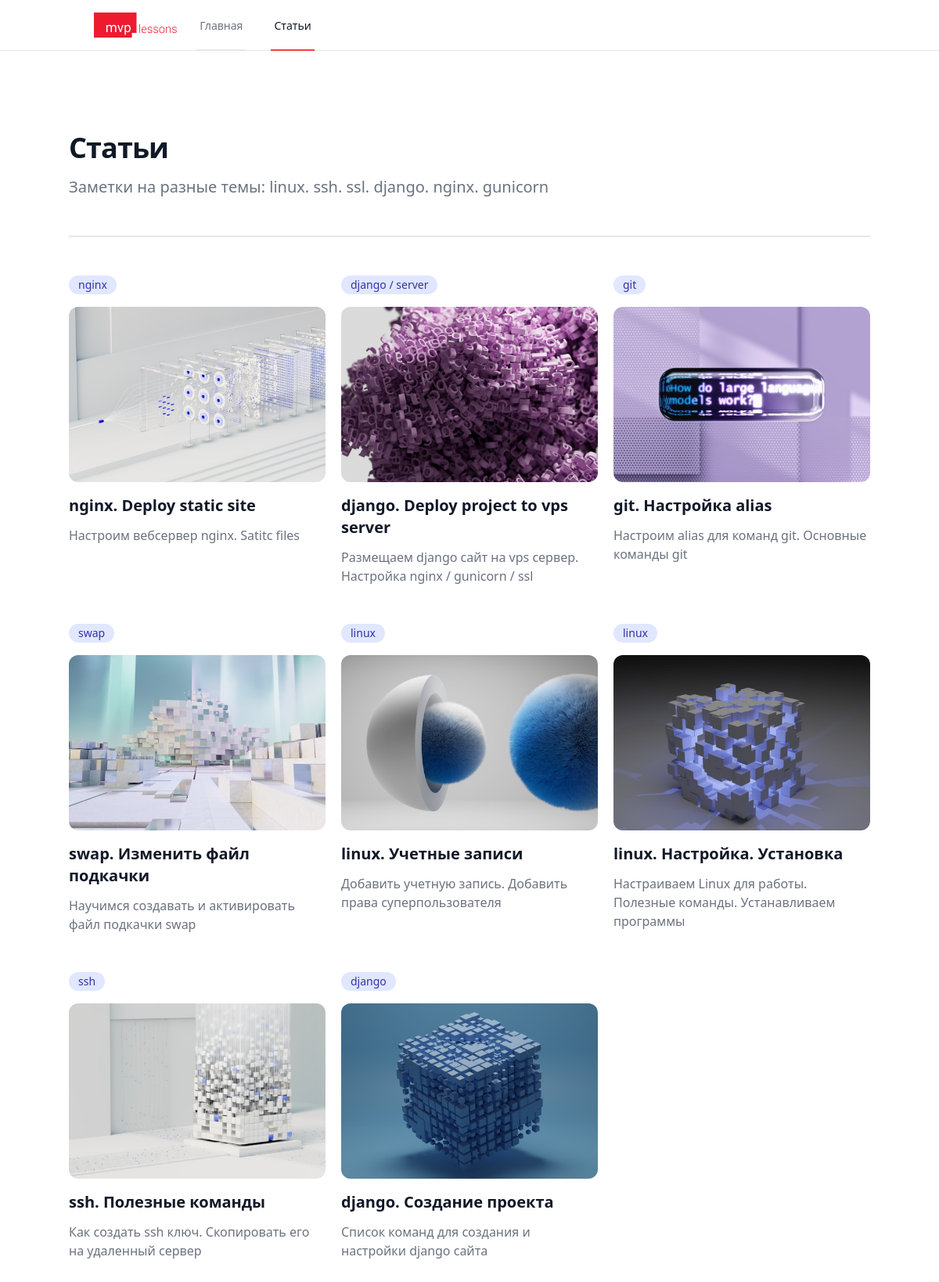
The app's page /articles/ with its own data.
### mvpcode/models.py (models this page shows, shortened)
class Article(models.Model):
    rubric = models.CharField(max_length=255, verbose_name='Рубрика')
    title = models.CharField(max_length=255, verbose_name='Заголовок')
    slug = models.SlugField(max_length=255, unique=True, db_index=True, verbose_name='slug')
    cover_photo = models.ImageField(upload_to='photos/articles/')
    article_head_photo = models.ImageField(upload_to='photos/articles/')
    short = models.TextField(blank=True, verbose_name='Короткое описание')
    text = models.TextField(blank=True, verbose_name='Текст')
    sort = models.CharField(max_length=4, blank=True, verbose_name='Сортировка')
    time_create = models.DateTimeField(auto_now_add=True, verbose_name='Создание')
    time_update = models.DateTimeField(auto_now=True, verbose_name='Обновлено')
    is_published = models.BooleanField(default=True, verbose_name='Опубликован')
    catarticle = models.ForeignKey('Categoryarticle', on_delete=models.PROTECT)
    class Meta:
        verbose_name = 'Статья'
        verbose_name_plural = 'Статьи'
        ordering = ['time_create', 'title']

### mvpcode/views.py (the view)
# urls.py: path('articles/', ArticlesView.as_view(), name='articles'),
class ArticlesView(ListView):
    template_name = 'mvpcode/articles.html'
    context_object_name = 'all_content'
    def get_queryset(self):
        alrticles = Article.objects.filter(is_published=True).order_by('-time_create')
        all_content = list(chain(alrticles))
        return all_content
    def get_context_data(self, **kwargs):
        context = super().get_context_data(**kwargs)
        context['alrticles'] = [content for content in context['all_content'] if isinstance(content, Article)]
        return context

### mvpcode/templates/mvpcode/articles.html
{% extends 'mvpcode/layout.html' %}
{% load static %}
{% block content %}
<div class="bg-white pt-16 pb-20 px-4 sm:px-6 lg:pt-24 lg:pb-28 lg:px-8">
    <div class="container relative mx-auto divide-y-2 divide-gray-200 ">
      <div>
        <h2 class="text-3xl tracking-tight font-extrabold text-gray-900 sm:text-4xl">
          Статьи
        </h2>
        <p class="mt-3 text-xl text-gray-500 sm:mt-4">
          Заметки на разные темы: linux. ssh. ssl. django. nginx. gunicorn
        </p>
      </div>
    {% if alrticles %}
      <div class="mt-12 grid gap-16 pt-12 lg:grid-cols-3 lg:gap-x-5 lg:gap-y-12">
          {% for article in alrticles %}
          <div>
                <div class="inline-flex items-center px-3 py-0.5 rounded-full text-sm font-medium bg-indigo-100 text-indigo-800">
                  {{ article.rubric  }}
                </div>
            <a href="{% url 'articledetail' slug=article.slug %}" class="block mt-4">
              <img class="h-56 w-full object-cover rounded-xl mb-4" src="{{ article.cover_photo.url }}" alt="">
              <p class="text-xl font-semibold text-gray-900">
                {{ article.title }}
              </p>
              <p class="mt-3 text-base text-gray-500">
                {{ article.short }}
              </p>
            </a>
          </div>
          {% endfor %}
      </div>
    {% endif %}
    </div>
  </div>
{% endblock %}

### records on screen
Article: rubric "nginx", cover_photo (picture), title "nginx. Deploy static site", short "Настроим вебсервер nginx. Satitc files"
Article: rubric "django / server", cover_photo (picture), title "django. Deploy project to vps server", short "Размещаем django сайт на vps сервер. Настройка nginx / gunicorn / ssl"
Article: rubric "git", cover_photo (picture), title "git. Настройка alias", short "Настроим alias для команд git. Основные команды git"
Article: rubric "swap", cover_photo (picture), title "swap. Изменить файл подкачки", short "Научимся создавать и активировать файл подкачки swap"
Article: rubric "linux", cover_photo (picture), title "linux. Учетные записи", short "Добавить учетную запись. Добавить права суперпользователя"
Article: rubric "linux", cover_photo (picture), title "linux. Настройка. Установка", short "Настраиваем Linux для работы. Полезные команды. Устанавливаем программы"
Article: rubric "ssh", cover_photo (picture), title "ssh. Полезные команды", short "Как создать ssh ключ. Скопировать его на удаленный сервер"
Article: rubric "django", cover_photo (picture), title "django. Создание проекта", short "Список команд для создания и настройки django сайта"
